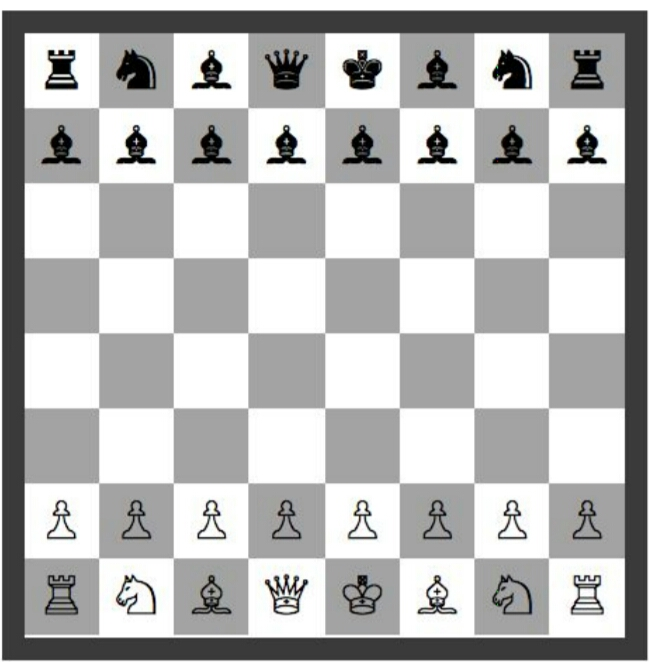
#> input picture task2.jpg, 649 x 662 px
$ python task2.py
#> lines starting #> are read from the running program, lines starting #| are printed output that depends on the picture
from skimage import color
import matplotlib.pyplot as plt
import matplotlib.image as mpimg
from PIL import Image
import numpy as np
img=mpimg.imread("task2.jpg")
#> img is the input picture: shape (662, 649, 3); mean R, G, B 181.7, 181.9, 181.6
orig=img
img=color.rgb2gray(img)
#> img: shape (662, 649) float64
#plt.imshow(img)
#plt.show()
def laplace(im):
    #laplace
    kernel=np.array([[1,1,1],[1,-8,1],[1,1,1]])
    ker=np.flipud(np.fliplr(kernel))
    output=np.zeros_like(im)
    impad=np.zeros((im.shape[0]+4,im.shape[1]+4))
    impad[2:-2,2:-2]=im
    for x in xrange(im.shape[1]):
        for y in range(im.shape[0]):
            output[y,x]=(ker*impad[y:y+3,x:x+3]).sum()
    return output
def average(im):
    #blur
    kernel=np.ones([25,25])
    ker=np.flipud(np.fliplr(kernel))
    output=np.zeros_like(im)
    impad=np.zeros((im.shape[0]+24,im.shape[1]+24))
    impad[12:-12,12:-12]=im
    for x in xrange(im.shape[1]):
        for y in range(im.shape[0]):
            output[y,x]=(ker*impad[y:y+25,x:x+25]).sum()
    return output
def shor(im):
    #sobel horizontal
    kernel=np.array([[-1,-2,-1],[0,0,0],[1,2,1]])
    ker=np.flipud(np.fliplr(kernel))
    output=np.zeros_like(im)
    impad=np.zeros((im.shape[0]+4,im.shape[1]+4))
    impad[2:-2,2:-2]=im
    for x in xrange(im.shape[1]):
        for y in range(im.shape[0]):
            output[y,x]=(ker*impad[y:y+3,x:x+3]).sum()
    return output
def sver(im):
    #sobel vertical
    kernel=np.array([[-1,0,1],[-2,0,2],[-1,0,1]])
    ker=np.flipud(np.fliplr(kernel))
    output=np.zeros_like(im)
    impad=np.zeros((im.shape[0]+4,im.shape[1]+4))
    impad[2:-2,2:-2]=im
    for x in xrange(im.shape[1]):
        for y in range(im.shape[0]):
            output[y,x]=(ker*impad[y:y+3,x:x+3]).sum()
    return output
def hboost(im):
    #highboost
    kernel=np.array([[-1,-1,-1],[-1,17,-1],[-1,-1,-1]])
    ker=np.flipud(np.fliplr(kernel))
    output=np.zeros_like(im)
    impad=np.zeros((im.shape[0]+4,im.shape[1]+4))
    impad[2:-2,2:-2]=im
    for x in xrange(im.shape[1]):
        for y in range(im.shape[0]):
            output[y,x]=(ker*impad[y:y+3,x:x+3]).sum()
    return output
#laplace RGB
newimage=laplace(img)
#st=np.array(newimage)
stacim=color.gray2rgb(newimage)
plt.axis("off")
plt.imshow(stacim)
plt.show()
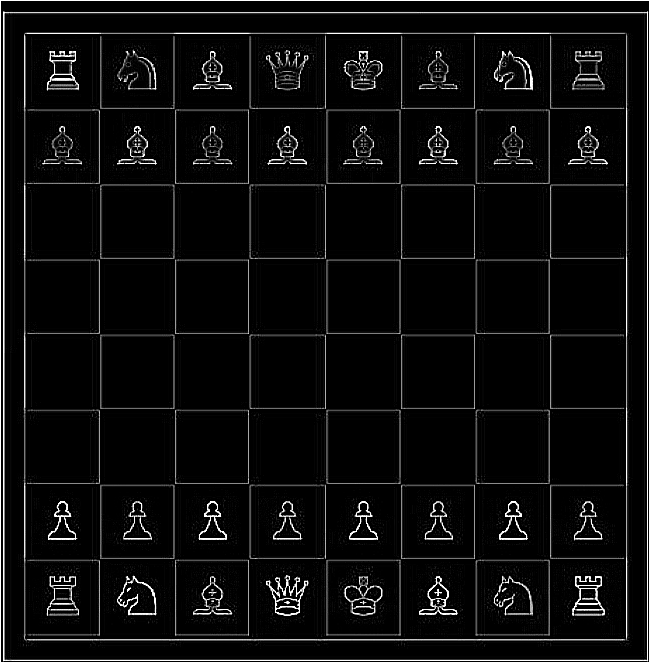
#> shown: shape (662, 649, 3) float64; min 0, max 1, mean 0.051
#Blur
neimage=average(img)
#> in average, `impad[12:-12,12:-12]=im`:
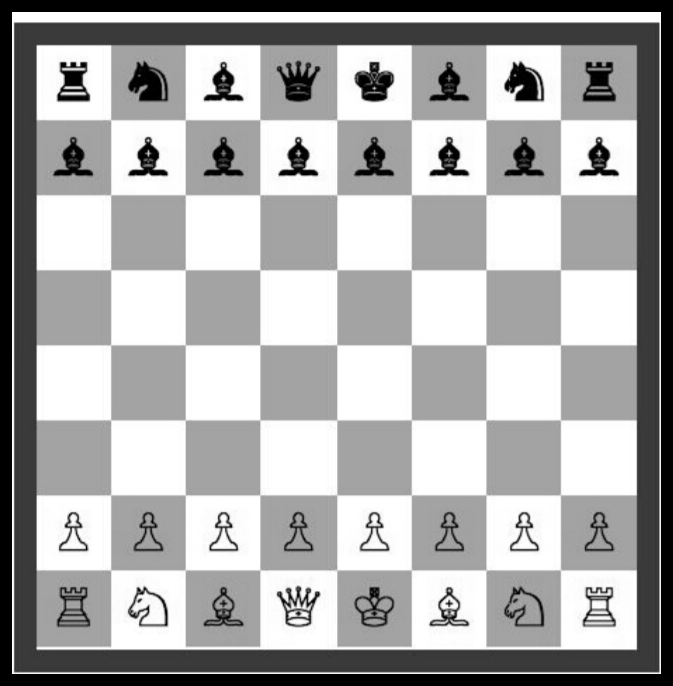
#> impad: shape (686, 673) float64; min 0, max 1, mean 0.664
#> after the loop in average, `for x in xrange(im.shape[1]):`:
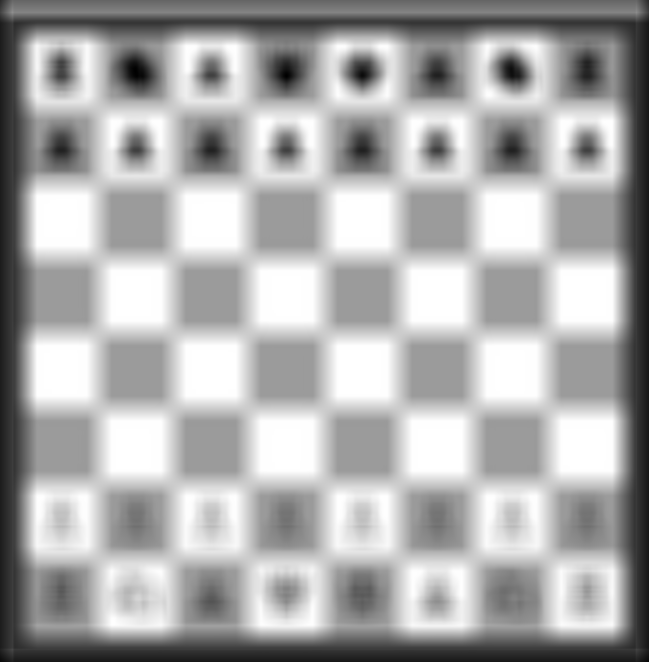
#> output: shape (662, 649) float64; min 49.01, max 625, mean 439; drawn with min black and max white
plt.axis("off")
plt.imshow(neimage,cmap=plt.get_cmap('gray'))
plt.show()
#horizontal
himage=shor(img)
#> after the loop in shor, `for x in xrange(im.shape[1]):`:
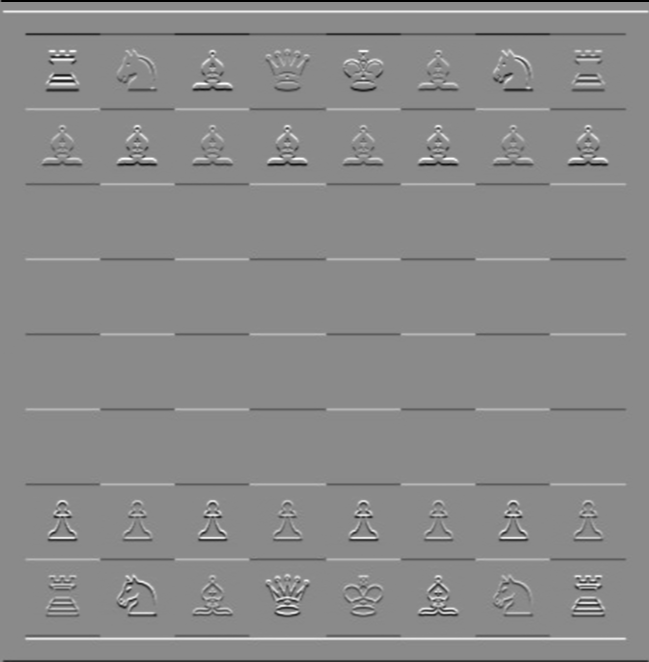
#> output: shape (662, 649) float64; min -4, max 3.38, mean -0.00987; drawn with min black and max white
plt.axis("off")
plt.imshow(himage,cmap=plt.get_cmap('gray'))
plt.show()
#vertical
vimage=sver(img)
#> after the loop in sver, `for x in xrange(im.shape[1]):`:
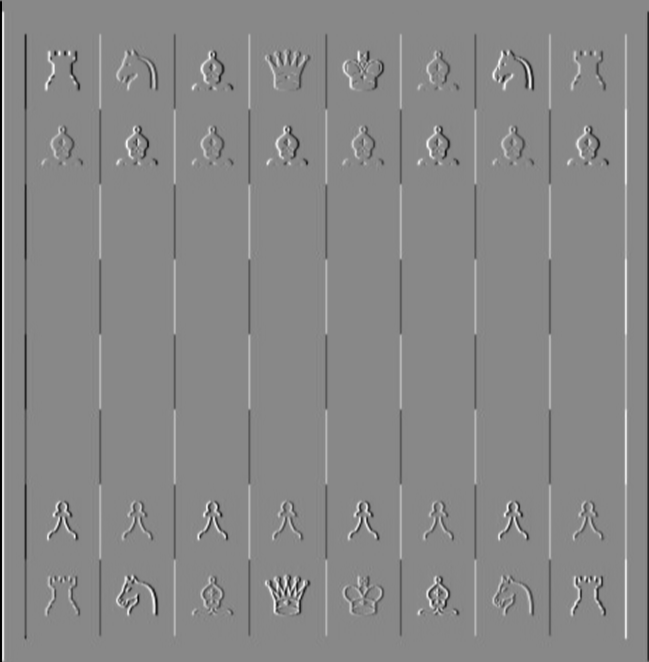
#> output: shape (662, 649) float64; min -4, max 3.5, mean -0.00991; drawn with min black and max white
plt.axis("off")
plt.imshow(vimage,cmap=plt.get_cmap('gray'))
plt.show()
#highboost
boost=hboost(img)
#> after the loop in hboost, `for x in xrange(im.shape[1]):`:
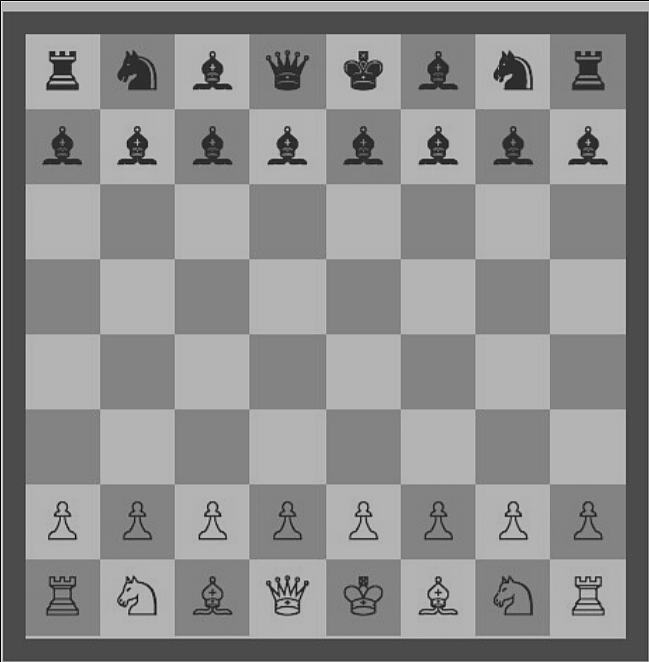
#> output: shape (662, 649) float64; min -3, max 14, mean 6.39; drawn with min black and max white
plt.axis("off")
plt.imshow(boost,cmap=plt.get_cmap('gray'))
plt.show()
#highboost RGB
st2=np.array(himage)
stacim2=np.stack((st2,)*3,-1)
plt.axis("off")
plt.imshow(stacim2)
plt.show()
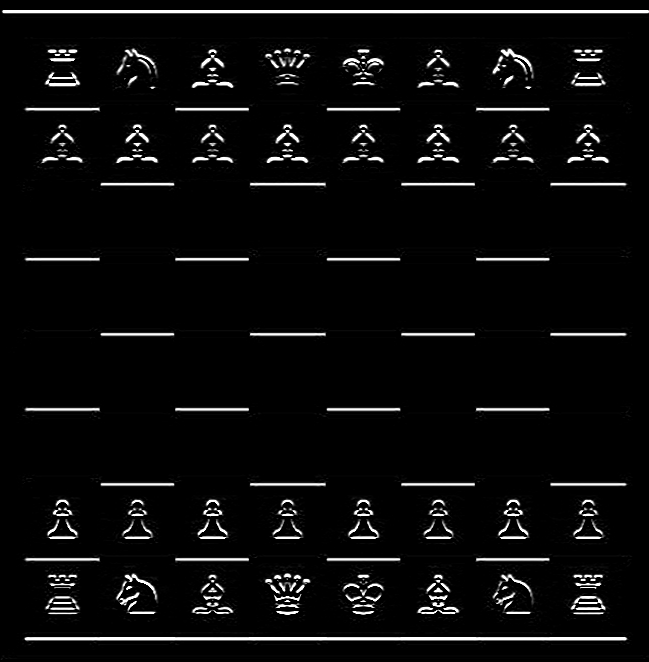
#> shown: shape (662, 649, 3) float64; min 0, max 1, mean 0.0464
